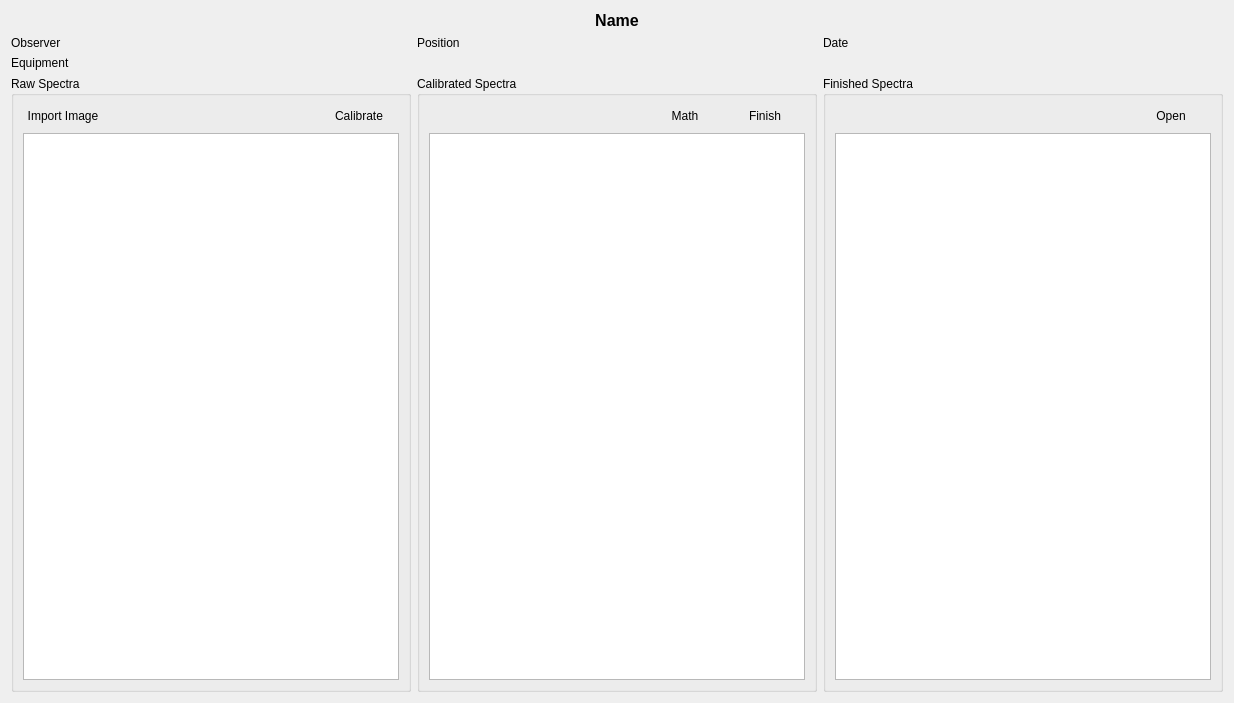
<?xml version="1.0" encoding="UTF-8"?>
<ui version="4.0">
 <class>ProjectWidget</class>
 <widget class="QWidget" name="ProjectWidget">
  <property name="geometry">
   <rect>
    <x>0</x>
    <y>0</y>
    <width>1234</width>
    <height>703</height>
   </rect>
  </property>
  <property name="windowTitle">
   <string>Form</string>
  </property>
  <layout class="QGridLayout" name="gridLayout">
   <item row="0" column="1">
    <widget class="QLabel" name="name">
     <property name="font">
      <font>
       <pointsize>12</pointsize>
       <weight>75</weight>
       <bold>true</bold>
      </font>
     </property>
     <property name="text">
      <string>Name</string>
     </property>
     <property name="alignment">
      <set>Qt::AlignCenter</set>
     </property>
    </widget>
   </item>
   <item row="1" column="0">
    <widget class="QLabel" name="observer">
     <property name="text">
      <string>Observer</string>
     </property>
    </widget>
   </item>
   <item row="1" column="1">
    <widget class="QLabel" name="position">
     <property name="text">
      <string>Position</string>
     </property>
    </widget>
   </item>
   <item row="1" column="2">
    <widget class="QLabel" name="date">
     <property name="text">
      <string>Date</string>
     </property>
    </widget>
   </item>
   <item row="2" column="0">
    <widget class="QLabel" name="equipment">
     <property name="text">
      <string>Equipment</string>
     </property>
    </widget>
   </item>
   <item row="3" column="0">
    <widget class="QGroupBox" name="groupBox">
     <property name="sizePolicy">
      <sizepolicy hsizetype="Preferred" vsizetype="Expanding">
       <horstretch>0</horstretch>
       <verstretch>0</verstretch>
      </sizepolicy>
     </property>
     <property name="title">
      <string>Raw Spectra</string>
     </property>
     <layout class="QGridLayout" name="gridLayout_2">
      <item row="0" column="0">
       <layout class="QHBoxLayout" name="horizontalLayout_3">
        <property name="spacing">
         <number>0</number>
        </property>
        <item>
         <widget class="QPushButton" name="import_image">
          <property name="text">
           <string>Import Image</string>
          </property>
          <property name="icon">
           <iconset resource="../resources/resources.qrc">
            <normaloff>:/image_20.png</normaloff>:/image_20.png</iconset>
          </property>
          <property name="flat">
           <bool>true</bool>
          </property>
         </widget>
        </item>
        <item>
         <spacer name="horizontalSpacer_3">
          <property name="orientation">
           <enum>Qt::Horizontal</enum>
          </property>
          <property name="sizeHint" stdset="0">
           <size>
            <width>40</width>
            <height>20</height>
           </size>
          </property>
         </spacer>
        </item>
        <item>
         <widget class="QPushButton" name="calibrate">
          <property name="text">
           <string>Calibrate</string>
          </property>
          <property name="icon">
           <iconset resource="../resources/resources.qrc">
            <normaloff>:/plot_20.png</normaloff>:/plot_20.png</iconset>
          </property>
          <property name="flat">
           <bool>true</bool>
          </property>
         </widget>
        </item>
       </layout>
      </item>
      <item row="1" column="0">
       <widget class="QListView" name="raw_spectra">
        <property name="sizePolicy">
         <sizepolicy hsizetype="MinimumExpanding" vsizetype="Expanding">
          <horstretch>0</horstretch>
          <verstretch>0</verstretch>
         </sizepolicy>
        </property>
       </widget>
      </item>
     </layout>
    </widget>
   </item>
   <item row="3" column="1">
    <widget class="QGroupBox" name="groupBox_2">
     <property name="sizePolicy">
      <sizepolicy hsizetype="Preferred" vsizetype="Expanding">
       <horstretch>0</horstretch>
       <verstretch>0</verstretch>
      </sizepolicy>
     </property>
     <property name="title">
      <string>Calibrated Spectra</string>
     </property>
     <layout class="QGridLayout" name="gridLayout_3">
      <item row="0" column="0">
       <layout class="QHBoxLayout" name="horizontalLayout">
        <property name="spacing">
         <number>0</number>
        </property>
        <item>
         <spacer name="horizontalSpacer">
          <property name="orientation">
           <enum>Qt::Horizontal</enum>
          </property>
          <property name="sizeHint" stdset="0">
           <size>
            <width>40</width>
            <height>20</height>
           </size>
          </property>
         </spacer>
        </item>
        <item>
         <widget class="QPushButton" name="math">
          <property name="text">
           <string>Math</string>
          </property>
          <property name="icon">
           <iconset resource="../resources/resources.qrc">
            <normaloff>:/math_20.png</normaloff>:/math_20.png</iconset>
          </property>
          <property name="flat">
           <bool>true</bool>
          </property>
         </widget>
        </item>
        <item>
         <widget class="QPushButton" name="finish">
          <property name="text">
           <string>Finish</string>
          </property>
          <property name="icon">
           <iconset resource="../resources/resources.qrc">
            <normaloff>:/done_20.png</normaloff>:/done_20.png</iconset>
          </property>
          <property name="flat">
           <bool>true</bool>
          </property>
         </widget>
        </item>
       </layout>
      </item>
      <item row="1" column="0">
       <widget class="QListView" name="calibrated_spectra">
        <property name="sizePolicy">
         <sizepolicy hsizetype="MinimumExpanding" vsizetype="Expanding">
          <horstretch>0</horstretch>
          <verstretch>0</verstretch>
         </sizepolicy>
        </property>
       </widget>
      </item>
     </layout>
    </widget>
   </item>
   <item row="3" column="2">
    <widget class="QGroupBox" name="groupBox_3">
     <property name="sizePolicy">
      <sizepolicy hsizetype="Preferred" vsizetype="Expanding">
       <horstretch>0</horstretch>
       <verstretch>0</verstretch>
      </sizepolicy>
     </property>
     <property name="title">
      <string>Finished Spectra</string>
     </property>
     <layout class="QGridLayout" name="gridLayout_4">
      <item row="0" column="0">
       <layout class="QHBoxLayout" name="horizontalLayout_2">
        <property name="spacing">
         <number>0</number>
        </property>
        <item>
         <spacer name="horizontalSpacer_2">
          <property name="orientation">
           <enum>Qt::Horizontal</enum>
          </property>
          <property name="sizeHint" stdset="0">
           <size>
            <width>40</width>
            <height>20</height>
           </size>
          </property>
         </spacer>
        </item>
        <item>
         <widget class="QPushButton" name="open_finished">
          <property name="text">
           <string>Open</string>
          </property>
          <property name="icon">
           <iconset resource="../resources/resources.qrc">
            <normaloff>:/new_open_20.png</normaloff>:/new_open_20.png</iconset>
          </property>
          <property name="flat">
           <bool>true</bool>
          </property>
         </widget>
        </item>
       </layout>
      </item>
      <item row="1" column="0">
       <widget class="QListView" name="finished_spectra">
        <property name="sizePolicy">
         <sizepolicy hsizetype="MinimumExpanding" vsizetype="Expanding">
          <horstretch>0</horstretch>
          <verstretch>0</verstretch>
         </sizepolicy>
        </property>
       </widget>
      </item>
     </layout>
    </widget>
   </item>
  </layout>
 </widget>
 <resources>
  <include location="../resources/resources.qrc"/>
 </resources>
 <connections/>
</ui>
